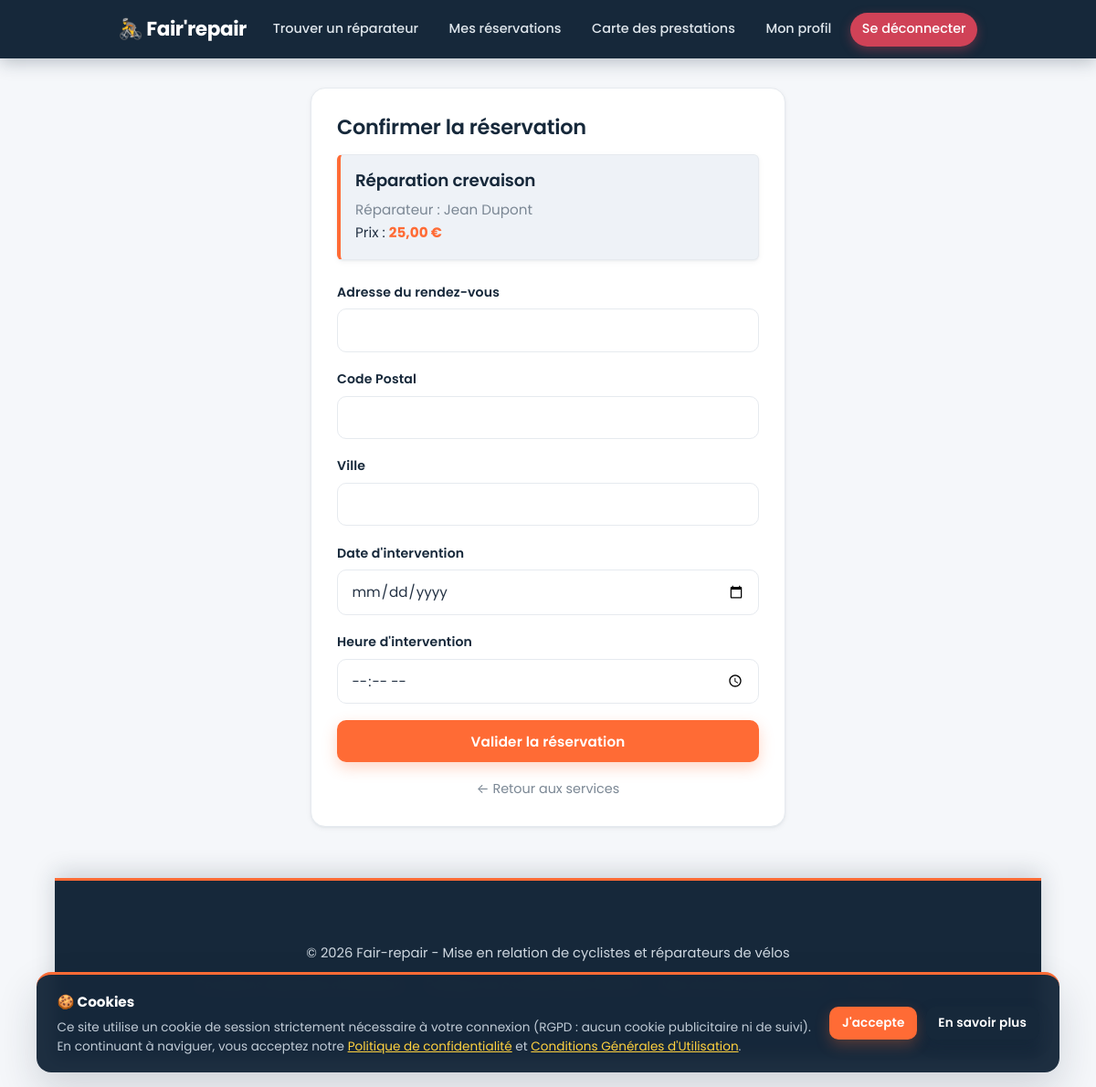
Screenshot of /reserver.php?service_id=1 (signed in) with the database file from the repository.
### tables this page shows
CREATE TABLE `services` (
  `id` int unsigned NOT NULL AUTO_INCREMENT,
  `user_id` int unsigned NOT NULL,
  `titre` varchar(150) NOT NULL,
  `description` text NOT NULL,
  `tarif` decimal(10,2) NOT NULL,
  `rayon` int unsigned NOT NULL DEFAULT '10',
  `image` varchar(255) DEFAULT NULL,
  `created_at` timestamp NULL DEFAULT CURRENT_TIMESTAMP,
  `updated_at` timestamp NULL DEFAULT CURRENT_TIMESTAMP ON UPDATE CURRENT_TIMESTAMP,
  PRIMARY KEY (`id`),
  KEY `idx_user` (`user_id`),
  CONSTRAINT `fk_services_user` FOREIGN KEY (`user_id`) REFERENCES `users` (`id`) ON DELETE CASCADE
);

CREATE TABLE `users` (
  `id` int unsigned NOT NULL AUTO_INCREMENT,
  `prenom` varchar(100) NOT NULL,
  `nom` varchar(100) NOT NULL,
  `adresse` varchar(255) NOT NULL,
  `code_postal` varchar(10) NOT NULL,
  `ville` varchar(100) NOT NULL,
  `email` varchar(190) NOT NULL,
  `telephone` varchar(20) NOT NULL,
  `mot_de_passe` varchar(255) NOT NULL,
  `reset_token` varchar(255) DEFAULT NULL,
  `reset_expires` datetime DEFAULT NULL,
  `role` enum('client','reparateur') NOT NULL DEFAULT 'client',
  `latitude` decimal(10,7) DEFAULT NULL,
  `longitude` decimal(10,7) DEFAULT NULL,
  `created_at` timestamp NULL DEFAULT CURRENT_TIMESTAMP,
  `updated_at` timestamp NULL DEFAULT CURRENT_TIMESTAMP ON UPDATE CURRENT_TIMESTAMP,
  PRIMARY KEY (`id`),
  UNIQUE KEY `email` (`email`),
  KEY `idx_role` (`role`),
  KEY `idx_ville` (`ville`)
);

### reserver.php (the view, shortened to what this page needs)
<?php
require_once 'db.php';
$service_id = intval($_GET['service_id'] ?? $_POST['service_id'] ?? 0);
$stmt = $pdo->prepare("SELECT s.*, u.prenom, u.nom FROM services s JOIN users u ON s.user_id = u.id WHERE s.id = ?");
$stmt->execute([$service_id]);
$service = $stmt->fetch();
require_once 'header.php';
?>
<div class="card" style="max-width: 520px; margin: 2rem auto;">
    <h1 style="font-size: 1.4rem; margin-bottom: 1rem;">Confirmer la réservation</h1>
    <div class="summary" style="background: #eef2f7; padding: 1rem; border-radius: 6px; margin-bottom: 1.5rem;">
        <h3><?= htmlspecialchars($service['titre']) ?></h3>
        <p class="muted">Réparateur : <?= htmlspecialchars($service['prenom'] . ' ' . $service['nom']) ?></p>
        <p>Prix : <strong style="color: var(--primary);"><?= number_format($service['tarif'], 2, ',', ' ') ?> €</strong></p>
    </div>
    <form method="POST">
        <div class="field"><label>Adresse du rendez-vous</label><input type="text" name="adresse" required></div>
        <div class="field"><label>Code Postal</label><input type="text" name="code_postal" required></div>
        <div class="field"><label>Ville</label><input type="text" name="ville" required></div>
        <div class="field"><label>Date d'intervention</label><input type="date" name="date_intervention" min="<?= date('Y-m-d') ?>" required></div>
        <div class="field"><label>Heure d'intervention</label><input type="time" name="heure_intervention" required></div>
        <button type="submit" class="btn btn-block">Valider la réservation</button>
    </form>
    <p style="margin-top: 1rem; text-align: center;">
        <a href="services.php" class="muted">← Retour aux services</a>
    </p>
</div>
<?php require_once 'footer.php'; ?>

### style.css (style rules this page uses)
:root { --primary: #ff6b35; --primary-hover: #e8571f; --primary-soft: rgba(255, 107, 53, 0.12); --secondary: #16283a; --secondary-hover: #0e1c2b; --accent: #ffd23f; --bg-color: #f5f7fa; --card-bg: #ffffff; --text-color: #243244; --text-muted: #7b8794; --border-color: #e6eaef; --danger: #e0455a; --warning: #f5a524; --info: #2f9fd0; --success: #1f9d63; --gray: #8a94a0; --radius: 16px; --radius-sm: 10px; --shadow-sm: 0 1px 2px rgba(22, 40, 58, .05), 0 2px 6px rgba(22, 40, 58, .05); --shadow-md: 0 8px 22px rgba(22, 40, 58, .09); --shadow-lg: 0 20px 45px rgba(22, 40, 58, .16); --transition: .2s cubic-bezier(.4, 0, .2, 1); }
* { box-sizing: border-box; margin: 0; padding: 0; font-family: 'Poppins', 'Segoe UI', system-ui, -apple-system, sans-serif; }
html { scroll-behavior: smooth; }
body { background-color: var(--bg-color); color: var(--text-color); line-height: 1.65; -webkit-font-smoothing: antialiased; text-rendering: optimizeLegibility; }
h1, h2, h3, h4 { color: var(--secondary); font-weight: 600; line-height: 1.25; letter-spacing: -.01em; }
a { color: var(--info); text-decoration: none; transition: color var(--transition); }
.card, .welcome-card { position: relative; background: var(--card-bg); padding: 1.75rem; border-radius: var(--radius); border: 1px solid var(--border-color); box-shadow: var(--shadow-sm); margin-bottom: 1.5rem; overflow: hidden; transition: transform var(--transition), box-shadow var(--transition), border-color var(--transition); }
.card h3 { font-size: 1.15rem; font-weight: 600; margin-bottom: .5rem; }
.card p { font-size: .95rem; }
.btn { display: inline-block; padding: .72rem 1.35rem; background-color: var(--primary); color: #fff; border: none; border-radius: var(--radius-sm); font-weight: 600; font-size: .95rem; letter-spacing: .01em; cursor: pointer; text-align: center; text-decoration: none; box-shadow: 0 6px 16px rgba(255, 107, 53, .28); transition: background var(--transition), transform var(--transition), box-shadow var(--transition); }
.btn-block { width: 100%; }
.field { margin-bottom: 1.15rem; }
label { display: block; margin-bottom: .4rem; font-weight: 600; font-size: .88rem; color: var(--secondary); letter-spacing: .01em; }
input[type="text"], input[type="email"], input[type="password"], input[type="number"], input[type="date"], input[type="time"], select, textarea { width: 100%; padding: .7rem .9rem; border: 1.5px solid var(--border-color); border-radius: var(--radius-sm); font-size: .95rem; background-color: #fff; color: var(--text-color); transition: border-color var(--transition), box-shadow var(--transition); }
input::placeholder, textarea::placeholder { color: #a7b0ba; }
.summary { background: #fff; border: 1px solid var(--border-color); border-left: 4px solid var(--primary); border-radius: var(--radius-sm); padding: 1.1rem 1.25rem; margin-bottom: 1.5rem; box-shadow: var(--shadow-sm); }
.muted { color: var(--text-muted); font-size: .9rem; }

### rows the page displays
services: titre "Réparation crevaison", user.nom "Jean Dupont", tarif "25,00"
